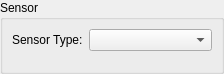
<?xml version="1.0" encoding="UTF-8"?>
<ui version="4.0">
 <class>SensorTypeEditor</class>
 <widget class="QWidget" name="SensorTypeEditor">
  <property name="geometry">
   <rect>
    <x>0</x>
    <y>0</y>
    <width>224</width>
    <height>74</height>
   </rect>
  </property>
  <property name="windowTitle">
   <string>Form</string>
  </property>
  <layout class="QVBoxLayout" name="verticalLayout">
   <property name="margin">
    <number>0</number>
   </property>
   <item>
    <widget class="QGroupBox" name="groupBox">
     <property name="title">
      <string>Sensor</string>
     </property>
     <layout class="QFormLayout" name="formLayout">
      <property name="fieldGrowthPolicy">
       <enum>QFormLayout::AllNonFixedFieldsGrow</enum>
      </property>
      <item row="0" column="0">
       <widget class="QLabel" name="label">
        <property name="text">
         <string>Sensor Type:</string>
        </property>
       </widget>
      </item>
      <item row="0" column="1">
       <widget class="QComboBox" name="sensorTypeCombo"/>
      </item>
     </layout>
    </widget>
   </item>
  </layout>
 </widget>
 <resources/>
 <connections/>
</ui>
